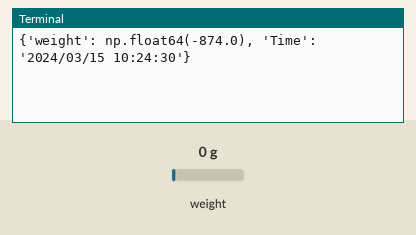
Recording of a program running on a simulated Raspberry Pi (BCM pin numbers). On the bench: the last lines printed to the terminal. Inputs (shaded band) come from the test bench; at power-on: weight on the scale 0 g. The clock reads 2024-03-15 10:24:30 at power-on unless the program sets it; files the program writes start out absent.

Above: at 1.2 s.
1.3 s: weight on the scale set to 100 g
At 2.1 s:
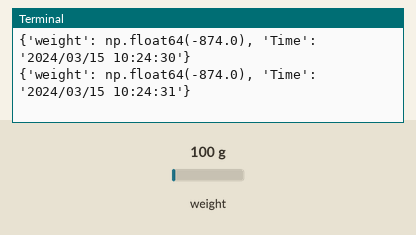
2.8 s: weight on the scale set to 1250 g
At 3.8 s:
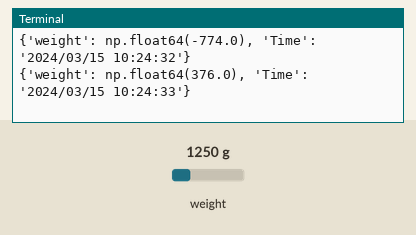
Timing chart, 0 to 5.8 s (numbered marks = the images above; inputs shaded):
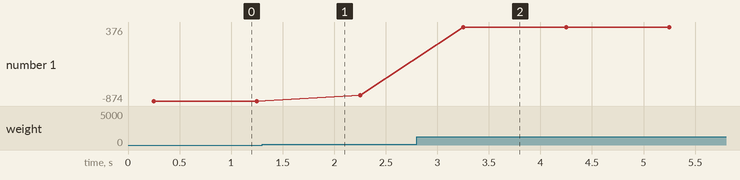

The program:

Pi_test.py
```python
# Define the pins for the HX711
hx711_pin = [27,17]
# Define the output path for the data
OUTPUTPATH = 'Data.csv'
# Define the time format
TIMEFORMAT = '%Y/%m/%d %H:%M:%S'
# Define the zero value for the scale
zero = 447836
# Define the ratio for the scale
ratio = 502.98
# Define the number of replicates for reading data from HX711
rep = 3
# Define the labels of the parameters
labels = ['Time','weight']

# Import necessary libraries
import time
import os
import csv
import numpy as np
from datetime import datetime

class write_out:
    'write out data to csv file'
    def __init__(self, output_path = './data/adc1.csv', parameters = []):
        # Initialize output path and parameters
        self.output_path = output_path
        # Create a list of headers with 'Time' as the first column
        self.headers_list = parameters
        # Sort the headers list
        self.headers_list_sort = self.headers_list.sort()
        # Check if the output file exists
        check_file = os.path.exists(self.output_path)
        # If the file does not exist, create it and write the headers
        if check_file == False:
            with open(self.output_path, 'a', newline= '') as csvfile:
                writer = csv.writer(csvfile)
                writer.writerow(self.headers_list)
        # If the file exists, check if the headers are correct
        else:
            with open(self.output_path, 'r', newline= '') as csvfile:
                reader = csv.reader(csvfile)
                headers = next(reader)
                headers_sort = headers.sort()
                # If the headers are correct, print a message
                if headers_sort == self.headers_list_sort:
                    print('headers already exist')
                # If the headers are not correct, raise an error
                else:
                    raise TypeError('parameters_list is not correct')

    def write_data(self, data = []):
        # Write data to the output file
        self.data = data
        with open(self.output_path, 'a', newline= '') as csvfile:
            writer = csv.DictWriter(csvfile, fieldnames = self.headers_list)
            writer.writerow(self.data)

class read_HX711:
    'read data from HX711'
    def __init__(self, dout_pin=14, pd_sck_pin=15, offset=-92200, ratio=58.05):
        # Import necessary libraries and set up GPIO pins for HX711
        import RPi.GPIO as GPIO  # import GPIO
        GPIO.setmode(GPIO.BCM)
        from hx711 import HX711
        import numpy as np
        # Initialize HX711 with given parameters and set scale offset and ratio
        self.dout_pin = dout_pin
        self.pd_sck_pin = pd_sck_pin
        self.scale_offset = offset
        self.scale_ratio = ratio
        self.hx = HX711(dout_pin, pd_sck_pin)
        self.hx.set_scale_ratio(self.scale_ratio)
        self.hx.set_offset(self.scale_offset)

    def get_value(self):
        # Get a single value from HX711 and round it to an integer value.
        try:
            value = np.around(self.hx.get_weight_mean(1))
        except:
            # If an error occurs, try again.
            pass
        # If value is not False (i.e. reading was successful), return it.
        if value != False:
            return value
        # If value is False (i.e. reading was unsuccessful), try again.
        else:
            return self.get_value()

    def read_hx711(self, replicate = 3):
        # Read multiple values from HX711 and calculate mean and standard deviation.
        self.scale_value = []
        for i in range (replicate):
            self.scale_value.append(self.get_value())
            time.sleep (0.05)
        self.scale_value_std = np.std(self.scale_value)
        self.scale_value_mean = np.around(np.mean(self.scale_value))

         # If standard deviation is greater than 10, try again.
        if self.scale_value_std > 10:
            return self.read_hx711()
        return self.scale_value_mean

# Create an instance of read_HX711 class with given parameters.
hx711 = read_HX711(hx711_pin[0], hx711_pin[1], zero, ratio)
# Create an instance of write_out class with given parameters.
datawriter = write_out(OUTPUTPATH, parameters = labels)

# Main loop to continuously read data from HX711 and write it to output file.
while __name__ == '__main__':
    try:
        # Create a dictionary to store data.
        data = {}
        # Get the current time and store it in the dictionary.
        time_now = datetime.now().strftime(TIMEFORMAT)
        # Read data from HX711 and store it in the dictionary.
        data['weight'] = hx711.read_hx711(replicate = rep)
        data['Time'] = time_now
        # Write data to output file.
        datawriter.write_data(data)
        # Print data to console.
        print (data)
        time.sleep(1 - time.time() % 1)
    except:
        # If an error occurs, wait for 5 second and try again.
        time.sleep(5)
        pass
```

Measured:
- after the input at 2.8 s, the terminal: prints a new line after 0.45 s (image 2)
- plotted number 1: -874 → -774 after the input at 1.3 s, -774 → 376 after the input at 2.8 s
